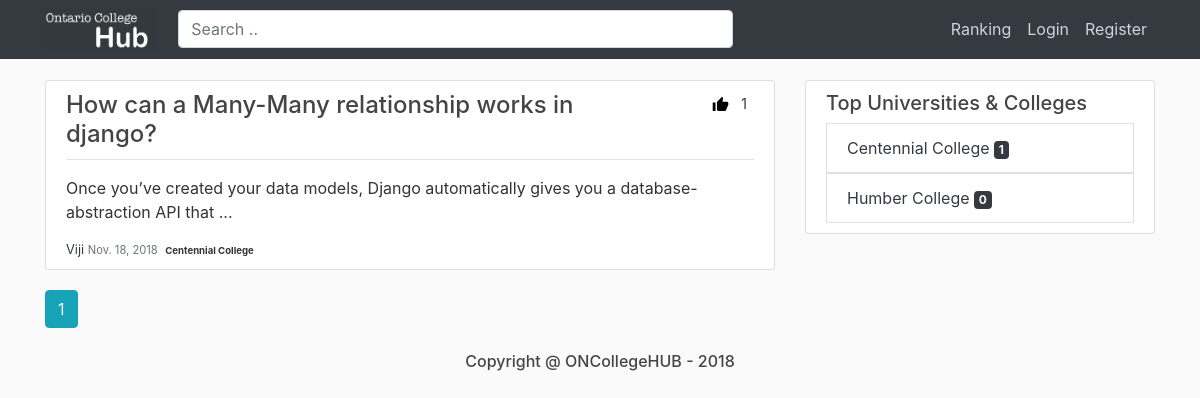
Before: / with the older database file.
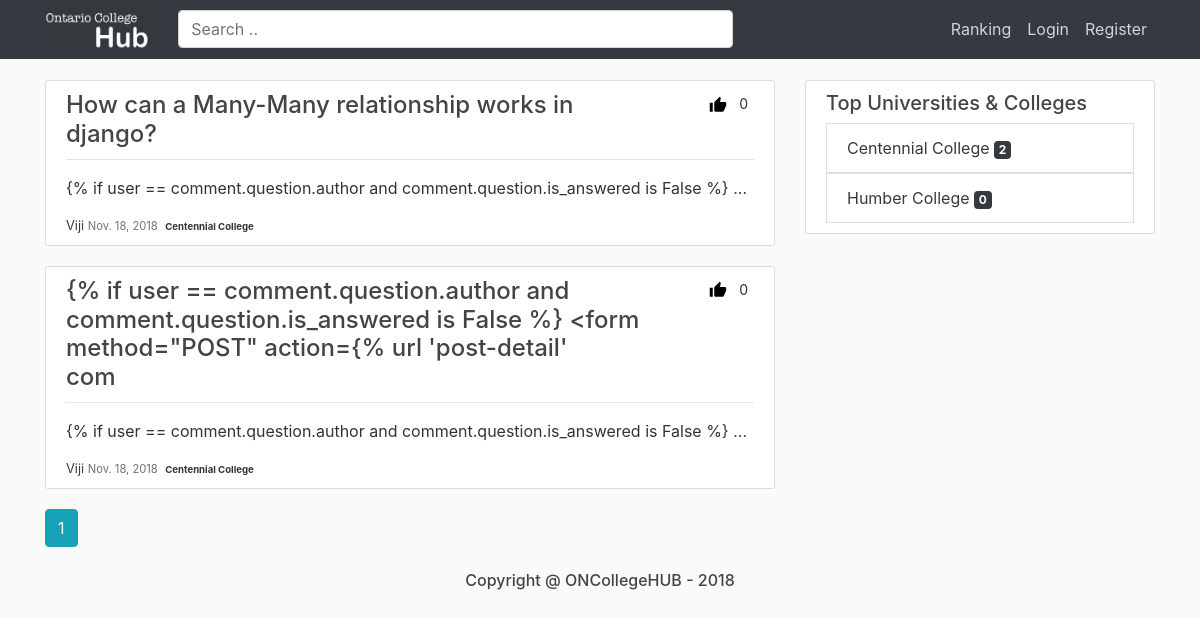
After: the same page with the newer database file.
### blog/models.py (models this page shows, shortened)
class AbstractPostModel(models.Model):
    title = models.CharField(validators=[validators.MinLengthValidator(10)],
                             null=False, max_length=500)
    content = models.TextField(validators=[validators.MinLengthValidator(10)], null=False)
    post_date = models.DateTimeField(default=timezone.now)
    author = models.ForeignKey(Student, on_delete=models.CASCADE)
    rating = models.IntegerField(default=0)
    college = models.ForeignKey(College, on_delete=models.CASCADE)
    class Meta:
        abstract = True

class Question(AbstractPostModel):
    is_answered = models.BooleanField(default=False)

### users/models.py (models this page shows)
class Student(AbstractUser):
    college = models.ForeignKey(College, on_delete=models.CASCADE, null=True)

class College(models.Model):
    name = models.CharField(null=False, max_length=50)
    address = models.CharField(null=False, max_length=50)
    def __str__(self):
        return self.name

### blog/views.py (the view)
# urls.py: path('', PostListView.as_view(), name='blog-home'),
class PostListView(ListView):
    model = Question
    template_name = 'blog/home.html'
    context_object_name = 'posts'
    ordering = ['-rating']
    paginate_by = 10
    def get_context_data(self, *, object_list=None, **kwargs):
        context = super().get_context_data(**kwargs)
        get_college_ranking(context)
        get_student_ranking(context)
        return context

### blog/views.py (called while the page is built)
def get_college_ranking(context):
    college_ranking = College.objects.annotate(question_count=Count('question')) \
        .order_by('-question_count')
    try:
        context['college_ranking'] = college_ranking[0:4]
    finally:
        return context

def get_student_ranking(context):
    student_ranking = Student.objects.annotate(answer_count=Count('answer')) \
        .order_by('-answer_count')
    try:
        context['student_ranking'] = student_ranking[0:4]
    finally:
        return context

### blog/templates/blog/home.html (shortened to what this page needs)
{% extends "blog/base.html" %}
{% load static %}
{% block content %}
    {% if not list_result %}
        {% for post in posts %}
            <article class="media content-section">
                <div class="media-body">
                    <div class="article-metadata">
                        <div class="float-right">
                            <img src="{% static 'blog/like.svg' %}" style="width: 40%" alt="Ratings">
                            <small class="ml-2">{{ post.rating }}</small>
                        </div>
                        <h4 style="display:contents"><a class="article-title menu-title"
                                                 href="{% url 'post-detail' post.id post.title %}">
                            {{ post.title }}   </a>
                        </h4>
                    </div>
                    <div class="post-content mt-3">
                        <p>{{ post.content | slice:":100" }} <a href="{% url 'post-detail' post.id post.title %}">
                            ...</a></p>
                        <div class="author-info">
                            <a href="{% url 'profile' post.author.id post.author.username %}">{{ post.author }}</a>
                            <small class="text-muted">{{ post.post_date|date:"N d, o" }}</small>
                            <span class="badge">{{ post.college }}</span>
                        </div>
                    </div>
                </div>
            </article>
        {% endfor %}
        {% if posts %}
            {% for num in page_obj.paginator.page_range %}
                {% if page_obj.number == num %}
                    <a class="btn btn-info mb-4" href="?page={{ num }}">{{ num }}</a>
                {% elif num > page_obj.number|add:'-3' and num < page_obj.number|add:'3' %}
                    <a class="btn btn-outline-info mb-4" href="?page={{ num }}">{{ num }}</a>
                {% endif %}
            {% endfor %}
        {% endif %}
    {% endif %}
{% endblock content %}

### blog/templates/blog/base.html (shortened to what this page needs)
{% load static %}
{% load bootstrap4 %}
{% bootstrap_css %}
<!DOCTYPE html>
<html lang="en">
<head>
    <link rel="stylesheet" type="text/css" href="{% static 'blog/main.css' %}">
</head>
<body>
<header class="site-header">
    <nav class="navbar navbar-expand-md navbar-dark bg-dark fixed-top">
        <div class="container">
            <a href="{% url 'blog-home' %}" style="display:contents">
                <img src="{% static 'blog/Logo_page.png' %}" style="width:12%;padding-right: 20px;">
           </a>
            <form action="{% url 'search_list' %}" class="align-middle w-50" type="GET" style="margin: 0">
                <input type="text" class="form-control" name="q" placeholder="Search ..">
            </form>
            <div class="collapse navbar-collapse" id="navbarToggle">
                <div class="navbar-nav">
                    {% if user.is_authenticated %}
                        <a class="nav-item nav-link" href="">Ranking</a>
                        <a class="nav-item nav-link" href="{% url 'post-create' %}">Ask a question</a>
                        <a class="nav-item nav-link" href="{% url 'profile' user.id user.username %}">Profile</a>
                        <a class="nav-item nav-link" href="{% url 'logout' %}">Logout</a>
                    {% else %}
                        <a href="" class="nav-item nav-link">Ranking</a>
                        <a class="nav-item nav-link" href="{% url 'login' %}">Login</a>
                        <a class="nav-item nav-link" href="{% url 'register' %}">Register</a>
                    {% endif %}
                </div>
            </div>
        </div>
    </nav>
</header>
<main role="main" class="container">
    <div class="row">
        <div class="col-md-8">
            {% block content %}{% endblock %}
        </div>
        {% block ranking %}
            <div class="col-md-4">
            <div class="content-section">
                <h5>Top Universities & Colleges</h5>
                {% if  college_ranking %}
                    <div class="ranking-content">
                        {% for college in college_ranking %}
                            <a href="{% url 'blog-college' college.id college.name %}">
                                <li class="list-group-item list-group-item">{{ college.name }} <span
                                        class="badge badge-dark">{{ college.question_set.all|length }}</span></li>
                            </a>
                        {% endfor %}
                    </div>
                {% else %}
                    <h6 class="text-muted">Ranking empty...</h6>
                {% endif %}
            </div>
        {% endblock %}
</main>
<footer>
    <h6 class="text-center">Copyright @ ONCollegeHUB - 2018</h6>
</footer>
</body>
</html>

### blog/static/blog/main.css (style rules this page uses)
body { background: #fafafa; color: #333333; margin-top: 5rem; }
.author-info { margin-top: 20px; font-size: 0.8em; text-align: end; display: inline; }
a { color: #343a40; text-decoration: none !important; }
.menu-title { margin-right: 21em; }
.ranking-content a { width: 45%; font-size: 1em; }
h1, h2, h3, h4, h5, h6 { color: #444444; }
.site-header .navbar-nav .nav-link { color: #cbd5db; }
.content-section { background: #ffffff; padding: 10px 20px; border: 1px solid #dddddd; border-radius: 3px; margin-bottom: 20px; }
.article-title { color: #444444; }
.article-metadata { padding-bottom: 10px; margin-bottom: 4px; border-bottom: 1px solid #e3e3e3 }

Changed rows visible on the page:
removed Question: rating "1", title "How can a Many-Many relationship works in django?", content "Once you’ve created your data models, Django automatically gives you a database-abstraction API that", author "Viji", post_date "Nov. 18, 2018", college "Centennial College"
added Question: rating "0", title "How can a Many-Many relationship works in django?", content "{% if user == comment.question.author and comment.question.is_answered is False %}", author "Viji", post_date "Nov. 18, 2018", college "Centennial College"
added Question: rating "0", title "{% if user == comment.question.author and comment.question.is_answered is False %} <form method=\"POST\" action={% url 'post-detail' com", content "{% if user == comment.question.author and comment.question.is_answered is False %}", author "Viji", post_date "Nov. 18, 2018", college "Centennial College"
computed for College "Centennial College": question_set.all|length "1" → "2"
